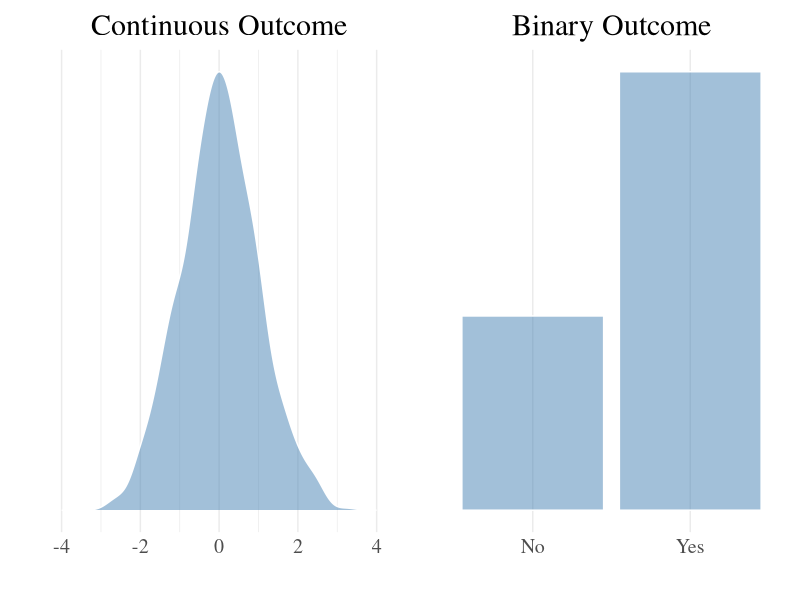

Write the R code that produced this figure.
## ---- chunk 1
knitr::opts_chunk$set(echo = T,message=F,error=F,warning = F,cache=T)
require(tidyverse)
require(patchwork)
## ---- chunk 2
set.seed(123)
n = 1000

p1 <- 
ggplot(data = tibble(Outcome = rnorm(n)),
       aes(Outcome)) +
  geom_density(fill="steelblue",color="white",alpha=.5) +
  theme_minimal() +
  labs(x="",y="",title="Continuous Outcome") +
  xlim(-4,4) +
  theme(plot.title = element_text(hjust=.5),
        text =  element_text(family="serif",size=18),
        axis.line.y = element_blank(),
        axis.text.y = element_blank(),
        panel.grid.major.y = element_blank(),
        panel.grid.minor.y = element_blank())


p2 <- 
  ggplot(data = tibble(Outcome =  ifelse(rbinom(n=n,size=1,prob = .7)==1,"Yes","No") ),
         aes(Outcome)) +
  geom_bar(fill="steelblue",color="white",alpha=.5) +
  theme_minimal() +
  labs(x="",y="",title="Binary Outcome") +
  theme(plot.title = element_text(hjust=.5),
        text =  element_text(family="serif",size=18),
        axis.line.y = element_blank(),
        axis.text.y = element_blank(),
        panel.grid.major.y = element_blank(),
        panel.grid.minor.y = element_blank())


p1 + p2
